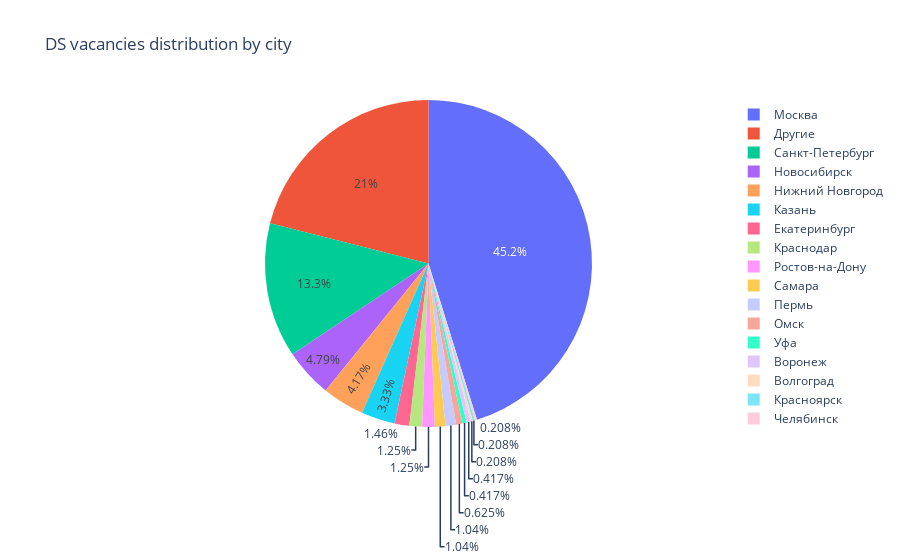

Here is the notebook cell this chart was saved with:
### Code cell
# График к дополнительному запросу №3 
import plotly.express as px
import matplotlib.pyplot as plt

fig=plt.figure(figsize=(10,7))
fig = px.pie(
    data_frame=df,
    names = 'city',
    values = 'vac_cnt',
    title='DS vacancies distribution by city'
)
fig.show()

### Figure 1 — Plotly figure (JSON) as saved in the notebook; plotly's stock layout.template omitted (floating-point values rounded to 4 significant figures)
{"data": [{"domain": {"x": [0, 1], "y": [0, 1]}, "hovertemplate": "city=%{label}<br>vac_cnt=%{value}<extra></extra>", "labels": ["Москва", "Санкт-Петербург", "Новосибирск", "Нижний Новгород", "Казань", "Другие", "Другие", "Другие", "Екатеринбург", "Краснодар", "Ростов-на-Дону", "Другие", "Другие", "Самара", "Пермь", "Другие", "Другие", "Другие", "Другие", "Другие", "Другие", "Другие", "Омск", "Уфа", "Другие", "Другие", "Другие", "Другие", "Другие", "Другие", "Другие", "Воронеж", "Другие", "Другие", "Другие", "Другие", "Другие", "Другие", "Волгоград", "Другие", "Другие", "Другие", "Красноярск", "Другие", "Другие", "Другие", "Другие", "Другие", "Другие", "Другие", "Челябинск", "Другие"], "legendgroup": "", "name": "", "showlegend": true, "type": "pie", "values": [217, 64, 23, 20, 16, 16, 9, 8, 7, 6, 6, 6, 6, 5, 5, 5, 4, 4, 3, 3, 3, 3, 3, 2, 2, 2, 2, 2, 2, 2, 2, 2, 1, 1, 1, 1, 1, 1, 1, 1, 1, 1, 1, 1, 1, 1, 1, 1, 1, 1, 1, 1]}], "layout": {"legend": {"tracegroupgap": 0}, "title": {"text": "DS vacancies distribution by city"}}}
